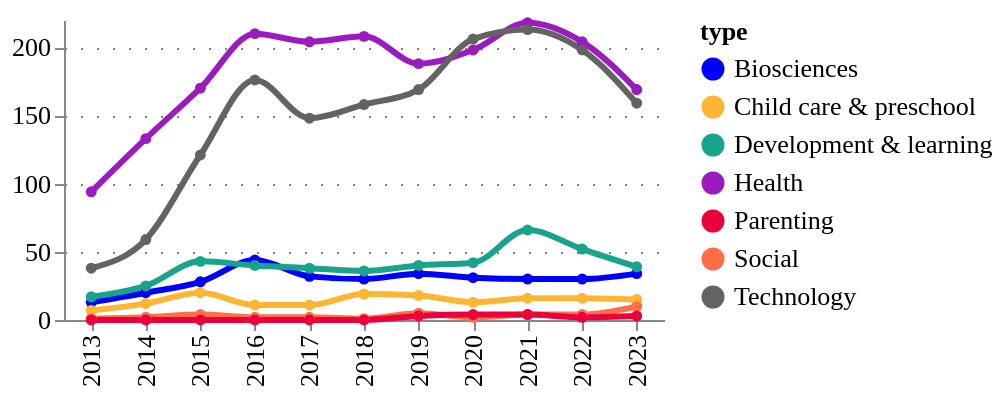

Notebook code for this chart:
### Code cell
fig = pu.ts_smooth(
    ts_df,
    ts_df['type'].unique(),
    variable= "counts",
    variable_title = "",
    category_column = 'type',
    width = 300,
    height = 150,
    legend_orient='right',
)
pu.configure_plots(fig)

### Figure 1 — Vega-Lite specification as saved in the notebook (floating-point values rounded to 4 significant figures)
{"config": {"title": {"font": "Averta", "anchor": "start"}, "subtitle": {"font": "Averta"}, "axis": {"labelFont": "Averta", "titleFont": "Averta", "gridColor": "grey", "gridDash": [1, 7], "labelFontSize": 13, "titleFontSize": 13}, "header": {"labelFont": "Averta", "titleFont": "Averta"}, "legend": {"labelFont": "Averta", "titleFont": "Averta", "labelFontSize": 13, "titleFontSize": 13}, "range": {"category": ["#0000FF", "#FDB633", "#18A48C", "#9A1BBE", "#EB003B", "#FF6E47", "#646363", "#0F294A", "#97D9E3", "#A59BEE", "#F6A4B7", "#D2C9C0", "#FFFFFF", "#000000"], "ordinal": {"scheme": ["#0000FF", "#FDB633", "#18A48C", "#9A1BBE", "#EB003B", "#FF6E47", "#646363", "#0F294A", "#97D9E3", "#A59BEE", "#F6A4B7", "#D2C9C0", "#FFFFFF", "#000000"]}}, "view": {"strokeWidth": 0}}, "data": {"name": "data-5a04a2c1596511589cb57b4f238e237b"}, "mark": {"type": "line", "interpolate": "monotone", "point": {"filled": true, "size": 30}, "size": 3, "strokeDash": [0]}, "encoding": {"color": {"field": "type", "legend": {"orient": "right"}, "type": "nominal"}, "tooltip": [{"field": "year", "title": "Year", "type": "ordinal"}, {"field": "type", "type": "nominal"}, {"field": "counts", "format": ".3f", "title": "", "type": "quantitative"}], "x": {"field": "year", "title": "", "type": "ordinal"}, "y": {"field": "counts", "title": "", "type": "quantitative"}}, "height": 150, "title": {"anchor": "start", "text": "", "fontSize": 14, "subtitle": "", "subtitleFont": "Averta", "subtitleFontSize": 13}, "width": 300, "$schema": "https://vega.github.io/schema/vega-lite/v4.17.0.json", "datasets": {"data-5a04a2c1596511589cb57b4f238e237b": [{"year": 2013, "type": "Biosciences", "counts": 13.0, "counts_prop": 0.002}, {"year": 2014, "type": "Biosciences", "counts": 20.0, "counts_prop": 0.002}, {"year": 2015, "type": "Biosciences", "counts": 28.0, "counts_prop": 0.003}, {"year": 2016, "type": "Biosciences", "counts": 44.0, "counts_prop": 0.005}, {"year": 2017, "type": "Biosciences", "counts": 32.0, "counts_prop": 0.004}, {"year": 2018, "type": "Biosciences", "counts": 30.0, "counts_prop": 0.004}, {"year": 2019, "type": "Biosciences", "counts": 34.0, "counts_prop": 0.004}, {"year": 2020, "type": "Biosciences", "counts": 31.0, "counts_prop": 0.004}, {"year": 2021, "type": "Biosciences", "counts": 30.0, "counts_prop": 0.004}, {"year": 2022, "type": "Biosciences", "counts": 30.0, "counts_prop": 0.004}, {"year": 2023, "type": "Biosciences", "counts": 34.0, "counts_prop": 0.004}, {"year": 2013, "type": "Child care & preschool", "counts": 7.0, "counts_prop": 0.001}, {"year": 2014, "type": "Child care & preschool", "counts": 12.0, "counts_prop": 0.001}, {"year": 2015, "type": "Child care & preschool", "counts": 20.0, "counts_prop": 0.002}, {"year": 2016, "type": "Child care & preschool", "counts": 11.0, "counts_prop": 0.001}, {"year": 2017, "type": "Child care & preschool", "counts": 11.0, "counts_prop": 0.001}, {"year": 2018, "type": "Child care & preschool", "counts": 19.0, "counts_prop": 0.002}, {"year": 2019, "type": "Child care & preschool", "counts": 18.0, "counts_prop": 0.002}, {"year": 2020, "type": "Child care & preschool", "counts": 13.0, "counts_prop": 0.002}, {"year": 2021, "type": "Child care & preschool", "counts": 16.0, "counts_prop": 0.002}, {"year": 2022, "type": "Child care & preschool", "counts": 16.0, "counts_prop": 0.002}, {"year": 2023, "type": "Child care & preschool", "counts": 15.0, "counts_prop": 0.002}, {"year": 2013, "type": "Development & learning", "counts": 17.0, "counts_prop": 0.002}, {"year": 2014, "type": "Development & learning", "counts": 25.0, "counts_prop": 0.003}, {"year": 2015, "type": "Development & learning", "counts": 43.0, "counts_prop": 0.005}, {"year": 2016, "type": "Development & learning", "counts": 40.0, "counts_prop": 0.005}, {"year": 2017, "type": "Development & learning", "counts": 38.0, "counts_prop": 0.005}, {"year": 2018, "type": "Development & learning", "counts": 36.0, "counts_prop": 0.004}, {"year": 2019, "type": "Development & learning", "counts": 40.0, "counts_prop": 0.005}, {"year": 2020, "type": "Development & learning", "counts": 42.0, "counts_prop": 0.005}, {"year": 2021, "type": "Development & learning", "counts": 66.0, "counts_prop": 0.008}, {"year": 2022, "type": "Development & learning", "counts": 52.0, "counts_prop": 0.006}, {"year": 2023, "type": "Development & learning", "counts": 39.0, "counts_prop": 0.005}, {"year": 2013, "type": "Health", "counts": 94.0, "counts_prop": 0.012}, {"year": 2014, "type": "Health", "counts": 133.0, "counts_prop": 0.016}, {"year": 2015, "type": "Health", "counts": 170.0, "counts_prop": 0.021}, {"year": 2016, "type": "Health", "counts": 210.0, "counts_prop": 0.026}, {"year": 2017, "type": "Health", "counts": 204.0, "counts_prop": 0.025}, {"year": 2018, "type": "Health", "counts": 208.0, "counts_prop": 0.026}, {"year": 2019, "type": "Health", "counts": 188.0, "counts_prop": 0.023}, {"year": 2020, "type": "Health", "counts": 198.0, "counts_prop": 0.024}, {"year": 2021, "type": "Health", "counts": 218.0, "counts_prop": 0.027}, {"year": 2022, "type": "Health", "counts": 204.0, "counts_prop": 0.025}, {"year": 2023, "type": "Health", "counts": 169.0, "counts_prop": 0.021}, {"year": 2013, "type": "Social", "counts": 1.0, "counts_prop": 0.0}, {"year": 2014, "type": "Social", "counts": 2.0, "counts_prop": 0.0}, {"year": 2015, "type": "Social", "counts": 4.0, "counts_prop": 0.0}, {"year": 2016, "type": "Social", "counts": 2.0, "counts_prop": 0.0}, {"year": 2017, "type": "Social", "counts": 2.0, "counts_prop": 0.0}, {"year": 2018, "type": "Social", "counts": 1.0, "counts_prop": 0.0}, {"year": 2019, "type": "Social", "counts": 5.0, "counts_prop": 0.001}, {"year": 2020, "type": "Social", "counts": 2.0, "counts_prop": 0.0}, {"year": 2021, "type": "Social", "counts": 4.0, "counts_prop": 0.0}, {"year": 2022, "type": "Social", "counts": 4.0, "counts_prop": 0.0}, {"year": 2023, "type": "Social", "counts": 10.0, "counts_prop": 0.001}, {"year": 2013, "type": "Technology", "counts": 38.0, "counts_prop": 0.005}, {"year": 2014, "type": "Technology", "counts": 59.0, "counts_prop": 0.007}, {"year": 2015, "type": "Technology", "counts": 121.0, "counts_prop": 0.015}, {"year": 2016, "type": "Technology", "counts": 176.0, "counts_prop": 0.022}, {"year": 2017, "type": "Technology", "counts": 148.0, "counts_prop": 0.018}, {"year": 2018, "type": "Technology", "counts": 158.0, "counts_prop": 0.019}, {"year": 2019, "type": "Technology", "counts": 169.0, "counts_prop": 0.021}, {"year": 2020, "type": "Technology", "counts": 206.0, "counts_prop": 0.025}, {"year": 2021, "type": "Technology", "counts": 213.0, "counts_prop": 0.026}, {"year": 2022, "type": "Technology", "counts": 198.0, "counts_prop": 0.024}, {"year": 2023, "type": "Technology", "counts": 159.0, "counts_prop": 0.02}, {"year": 2013, "type": "Parenting", "counts": 0.0, "counts_prop": 0.0}, {"year": 2014, "type": "Parenting", "counts": 0.0, "counts_prop": 0.0}, {"year": 2015, "type": "Parenting", "counts": 0.0, "counts_prop": 0.0}, {"year": 2016, "type": "Parenting", "counts": 0.0, "counts_prop": 0.0}, {"year": 2017, "type": "Parenting", "counts": 0.0, "counts_prop": 0.0}, {"year": 2018, "type": "Parenting", "counts": 0.0, "counts_prop": 0.0}, {"year": 2019, "type": "Parenting", "counts": 3.0, "counts_prop": 0.0}, {"year": 2020, "type": "Parenting", "counts": 4.0, "counts_prop": 0.0}, {"year": 2021, "type": "Parenting", "counts": 4.0, "counts_prop": 0.0}, {"year": 2022, "type": "Parenting", "counts": 2.0, "counts_prop": 0.0}, {"year": 2023, "type": "Parenting", "counts": 3.0, "counts_prop": 0.0}]}}
